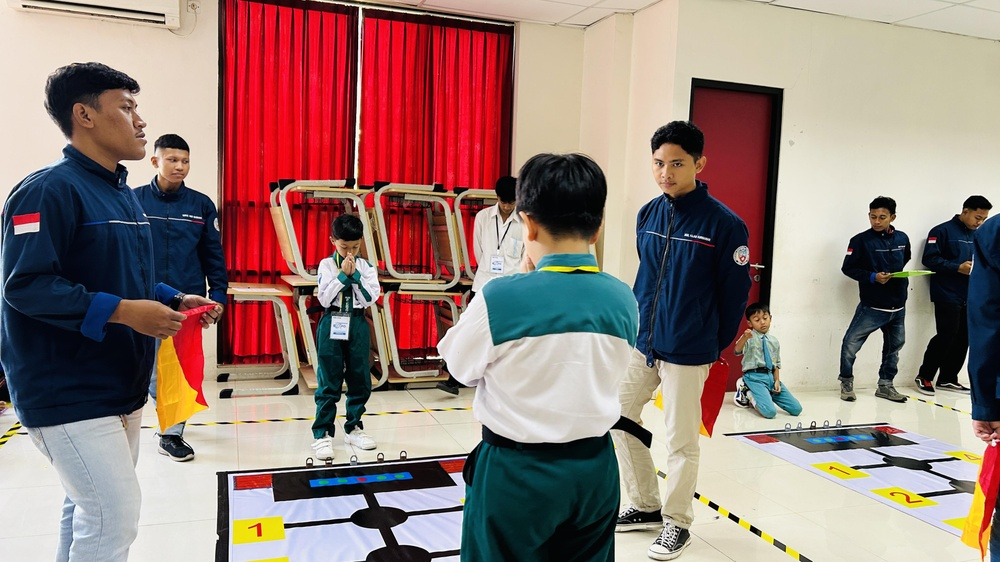
#> input picture Server_Flask/uploads/img_1.jpg, 1000 x 562 px, shrunk from 4032 x 2268 before the run; its folder holds only this picture in this run
$ python -i pre-manual.py   (imports and definitions only)
#> lines starting #> are read from the running program, lines starting #| are printed output that depends on the picture
#> further down, picture is the input picture: shape (562, 1000, 3); mean B, G, R 119.5, 125.2, 149.7
import cv2
import os
import numpy as np
from pathlib import Path
from tqdm import tqdm

# Folder input/output
input_folder = Path("dataset/images")
output_folder = Path("dataset/preprocessed-images")
# [1 line not run here, left out]

# ============================
# 1. Gaussian Blur Manual Kernel
# ============================
# [86 lines left out: functions gaussian_blur_manual, normalize_manual, preprocess_image, process_dataset, not called in this run]


# [2 lines not run here, left out]

import cv2
import os
import numpy as np
from pathlib import Path
from tqdm import tqdm

# Folder input/output
input_folder = Path("dataset/images")
output_folder = Path("dataset/preprocessed-images")
# [1 line not run here, left out]


# ============================
# 1. Gaussian Blur Manual Kernel
# ============================
def gaussian_blur_manual(img):
    # Kernel Gaussian 3x3
    kernel = np.array([
        [1, 2, 1],
        [2, 4, 2],
        [1, 2, 1]
    ], dtype=np.float32)

    kernel = kernel / np.sum(kernel)  # Normalisasi kernel

    # Manual convolution
    pad = 1
    img_padded = np.pad(img, ((pad, pad), (pad, pad), (0, 0)), mode='reflect')
    result = np.zeros_like(img)

    for y in range(img.shape[0]):
        for x in range(img.shape[1]):
            region = img_padded[y:y+3, x:x+3]
            result[y, x] = np.sum(region * kernel[:, :, None], axis=(0, 1))

    return result


# ============================
# 2. Normalisasi Manual 0–255
# ============================
def normalize_manual(img):
    img_float = img.astype(np.float32)

    min_val = np.min(img_float)
    max_val = np.max(img_float)

    # min–max normalization
    norm = (img_float - min_val) / (max_val - min_val)
    norm = (norm * 255).astype(np.uint8)

    return norm


# ============================
# PREPROCESSING UTAMA
# ============================
def preprocess_image(img):

    # ---- 1. CLAHE pada channel L ----
    lab = cv2.cvtColor(img, cv2.COLOR_BGR2LAB)
#> lab: shape (562, 1000, 3); mean of channels 0, 1, 2 140.3, 136.6, 137.4
    l, a, b = cv2.split(lab)
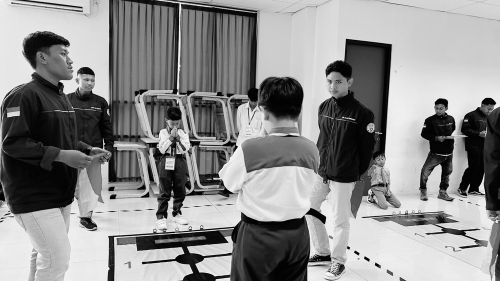
#> l: shape (562, 1000) (shown at 1/2 size); min 0, max 255, mean 140.3
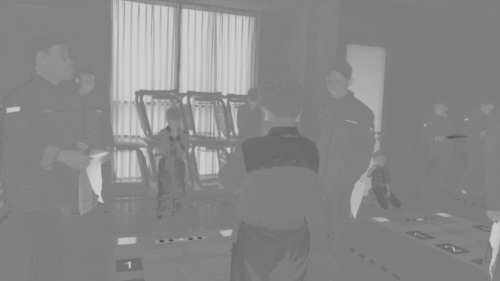
#> a: shape (562, 1000) (shown at 1/2 size); min 77, max 208, mean 136.6
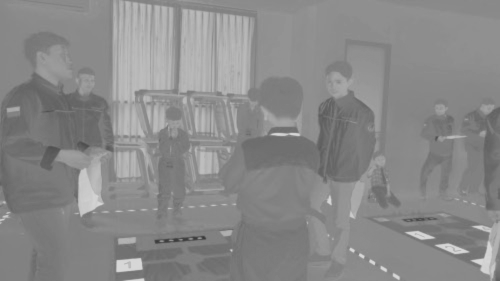
#> b: shape (562, 1000) (shown at 1/2 size); min 53, max 217, mean 137.4

    clahe = cv2.createCLAHE(clipLimit=3.0, tileGridSize=(8, 8))
    l_clahe = clahe.apply(l)
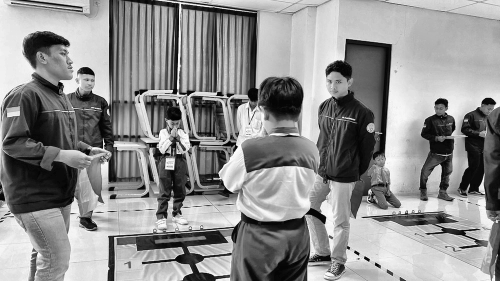
#> l_clahe: shape (562, 1000) (shown at 1/2 size); min 0, max 255, mean 142.2

    lab_clahe = cv2.merge((l_clahe, a, b))
#> lab_clahe: shape (562, 1000, 3); mean of channels 0, 1, 2 142.2, 136.6, 137.4
    img_clahe = cv2.cvtColor(lab_clahe, cv2.COLOR_LAB2BGR)
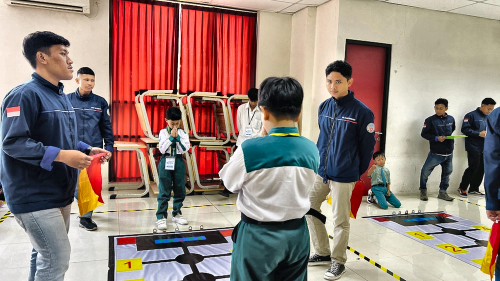
#> img_clahe: shape (562, 1000, 3) (shown at 1/2 size); mean B, G, R 120.6, 128.3, 150.1

    # ---- 2. Gaussian Blur (manual) ----
    img_blur = gaussian_blur_manual(img_clahe)
#> in gaussian_blur_manual, `img_padded = np.pad(img, ((pad, pad), (pad, pad), (0, 0)), mode='refle..`:
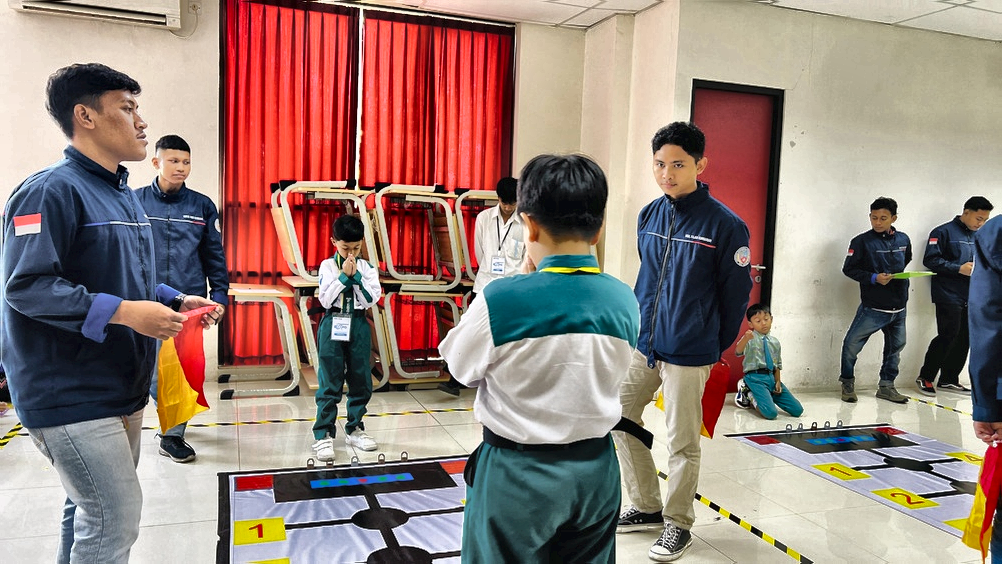
#> img_padded: shape (564, 1002, 3); mean B, G, R 120.7, 128.5, 150.2

    # ---- 3. Normalisasi manual 0–255 ----
    img_norm = normalize_manual(img_blur)
#> in normalize_manual, `min_val = np.min(img_float)`: min_val = 0
#> in normalize_manual, `max_val = np.max(img_float)`: max_val = 255

    return img_norm


# ============================
# LOOP SEMUA GAMBAR
# ============================
# [21 lines left out: function process_dataset, not called in this run]


# [2 lines not run here, left out]

>>> import cv2
>>> picture = cv2.imread('../Server_Flask/uploads/img_1.jpg')
>>> result = preprocess_image(picture)

$ run again, on Server_Flask/uploads/img_10.jpg
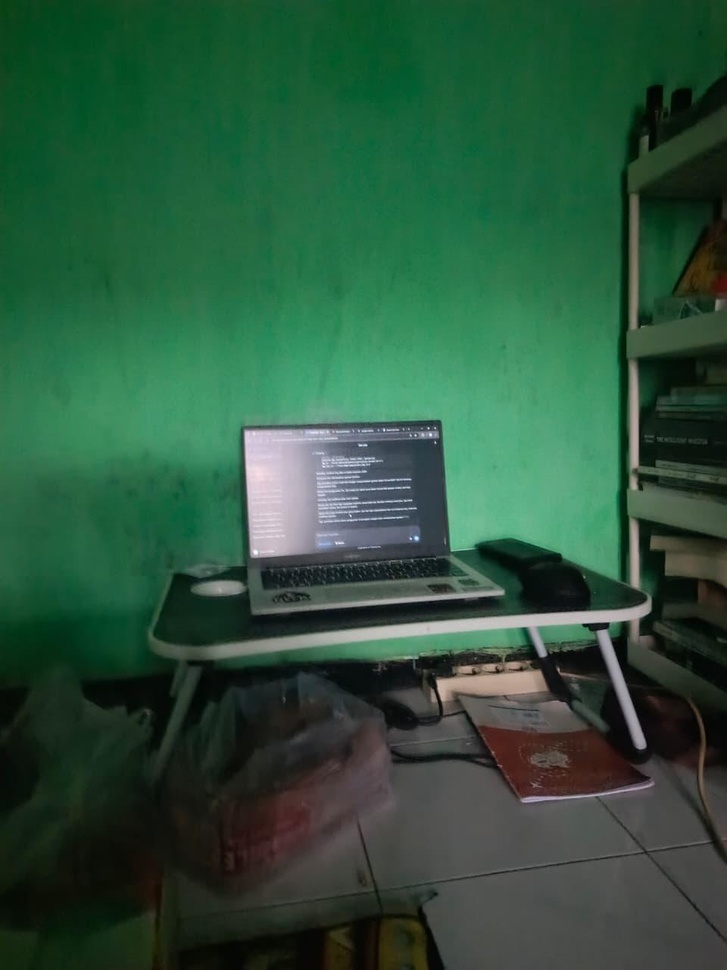
#> input picture Server_Flask/uploads/img_10.jpg, 727 x 970 px, shrunk from 960 x 1280 before the run
#> picture is the input picture: shape (970, 727, 3); mean B, G, R 60.3, 84.1, 44.5
#> lab: shape (970, 727, 3); mean of channels 0, 1, 2 81.9, 109.9, 138
#> in preprocess_image, `l_clahe = clahe.apply(l)`:
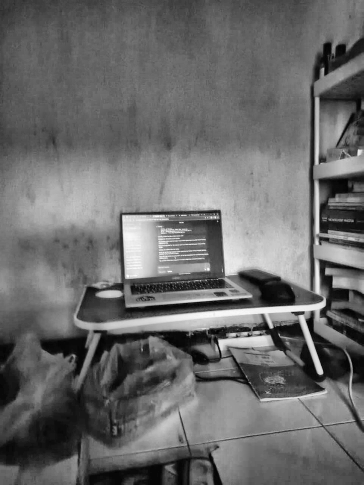
#> l_clahe: shape (970, 727) (shown at 1/2 size); min 0, max 255, mean 106.7
#> lab_clahe: shape (970, 727, 3); mean of channels 0, 1, 2 106.7, 109.9, 138
#> in preprocess_image, `img_clahe = cv2.cvtColor(lab_clahe, cv2.COLOR_LAB2BGR)`:
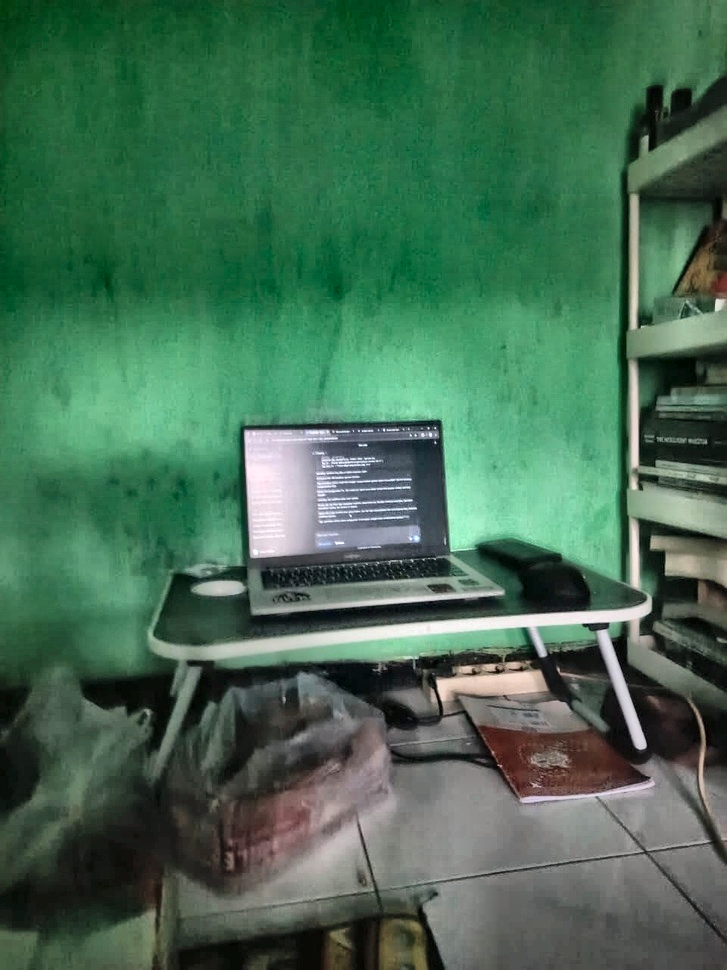
#> img_clahe: shape (970, 727, 3); mean B, G, R 83.3, 108, 68.7
#> min_val = 0
#> max_val = 255

$ run again, on Server_Flask/uploads/img_102.jpg
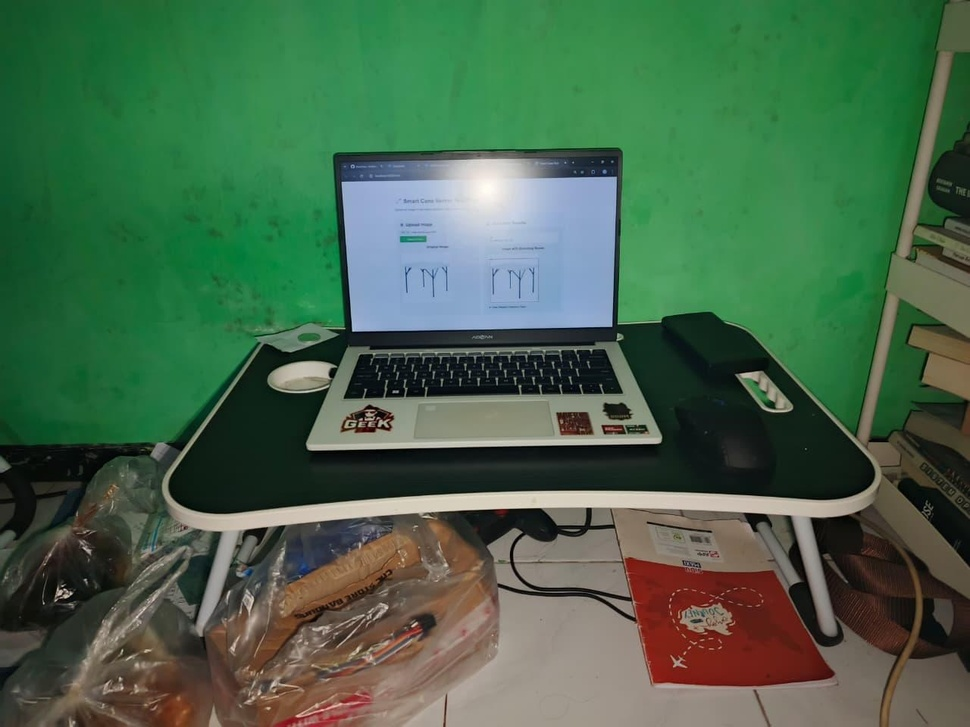
#> input picture Server_Flask/uploads/img_102.jpg, 970 x 727 px, shrunk from 1280 x 960 before the run
#> picture is the input picture: shape (727, 970, 3); mean B, G, R 74.4, 101.8, 70.3
#> lab: shape (727, 970, 3); mean of channels 0, 1, 2 102.3, 112.9, 141
#> in preprocess_image, `l_clahe = clahe.apply(l)`:
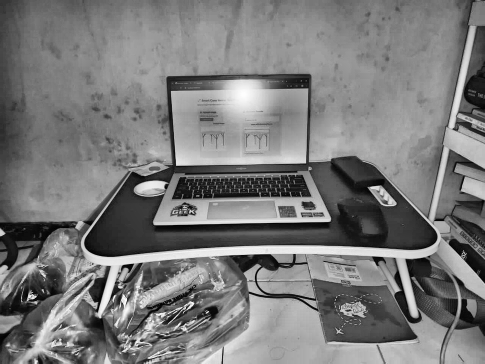
#> l_clahe: shape (727, 970) (shown at 1/2 size); min 0, max 255, mean 122
#> lab_clahe: shape (727, 970, 3); mean of channels 0, 1, 2 122, 112.9, 141
#> in gaussian_blur_manual, `img_padded = np.pad(img, ((pad, pad), (pad, pad), (0, 0)), mode='refle..`:
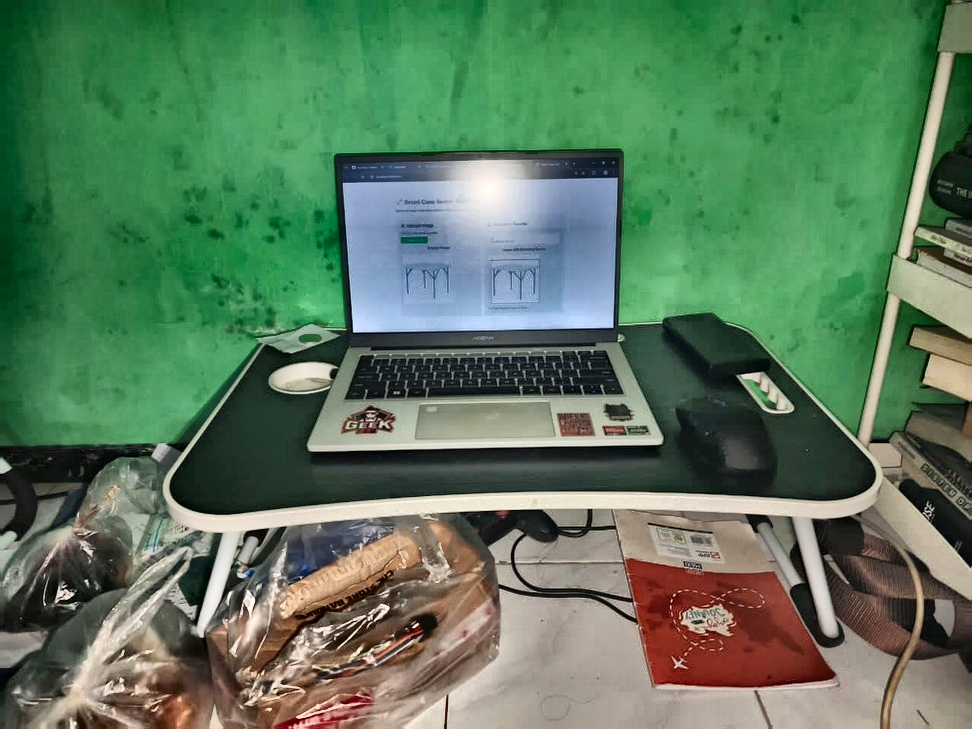
#> img_padded: shape (729, 972, 3); mean B, G, R 92.9, 121.3, 90.5
#> min_val = 0
#> max_val = 255
